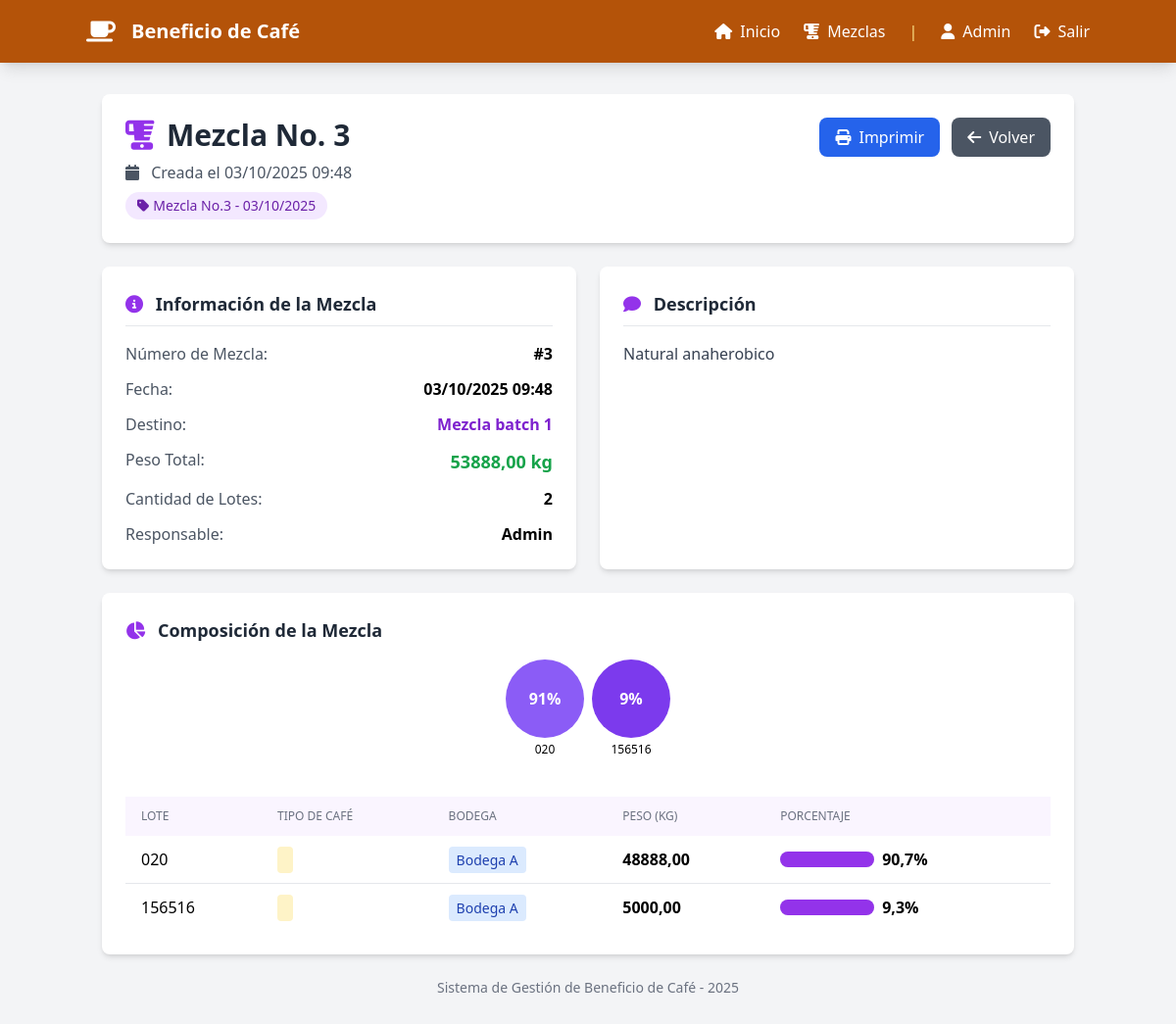
Page /mezclas/3/ (signed in) on the committed database.
### beneficio/models.py (models this page shows, shortened)
class Mezcla(models.Model):
    numero = models.PositiveIntegerField(unique=True)
    fecha = models.DateTimeField(default=timezone.now)
    peso_total_kg = models.DecimalField(max_digits=10, decimal_places=2, default=0)
    descripcion = models.TextField()
    destino = models.CharField(max_length=200)
    responsable = models.ForeignKey(User, on_delete=models.SET_NULL, null=True, related_name='mezclas_responsables')
    created_at = models.DateTimeField(auto_now_add=True)
    class Meta:
        ordering = ['-fecha']

class DetalleMezcla(models.Model):
    mezcla = models.ForeignKey(Mezcla, on_delete=models.CASCADE, related_name='detalles')
    lote = models.ForeignKey(Lote, on_delete=models.CASCADE, related_name='detalles_mezcla')
    peso_kg = models.DecimalField(max_digits=10, decimal_places=2)
    porcentaje = models.DecimalField(max_digits=5, decimal_places=2)
    class Meta:
        unique_together = ['mezcla', 'lote']

class Lote(models.Model):
    ESTADO_CHOICES = [
        ('disponible', 'Disponible'),
        ('en_proceso', 'En Proceso'),
        ('procesado', 'Procesado'),
        ('agotado', 'Agotado'),
    ]
    """Modelo principal para los lotes de café"""
    codigo = models.CharField(max_length=50, unique=True)
    tipo_cafe = models.CharField(max_length=100)
    bodega = models.ForeignKey(Bodega, on_delete=models.CASCADE, related_name='lotes')
    peso_kg = models.DecimalField(max_digits=10, decimal_places=2)
    humedad = models.DecimalField(max_digits=5, decimal_places=2)
    fecha_ingreso = models.DateTimeField()
    proveedor = models.CharField(max_length=200)
    precio_quintal = models.DecimalField(max_digits=10, decimal_places=2)
    observaciones = models.TextField(blank=True, null=True)
    activo = models.BooleanField(default=True)
    created_by = models.ForeignKey(User, on_delete=models.SET_NULL, null=True)
    created_at = models.DateTimeField(auto_now_add=True)
    class Meta:
        ordering = ['-fecha_ingreso']

class Bodega(models.Model):
    OPCIONES_BODEGA = [
        ('A', 'Bodega A'),
        ('B', 'Bodega B'),
        ('C', 'Bodega C'),
        ('D', 'Bodega D'),
    ]
    codigo = models.CharField(max_length=1, choices=OPCIONES_BODEGA, unique=True)
    capacidad_kg = models.DecimalField(max_digits=10, decimal_places=2)
    ubicacion = models.CharField(max_length=200)
    responsable = models.ForeignKey(User, on_delete=models.SET_NULL, null=True, related_name='bodegas')
    class Meta:
        ordering = ['codigo']

### beneficio/views.py (the view)
# urls.py: path('mezclas/<int:pk>/', views.detalle_mezcla, name='detalle_mezcla'),
@login_required
def detalle_mezcla(request, pk):
    mezcla = get_object_or_404(Mezcla, pk=pk)
    detalles = mezcla.detalles.all()
    context = {
        'mezcla': mezcla,
        'detalles': detalles,
    }
    return render(request, 'beneficio/mezclas/detalle.html', context)

### beneficio/templates/beneficio/mezclas/detalle.html (shortened to what this page needs)
<!DOCTYPE html>
<html lang="es">
<head>
    <script src="https://cdn.tailwindcss.com"></script>
    <link rel="stylesheet" href="https://cdnjs.cloudflare.com/ajax/libs/font-awesome/6.4.0/css/all.min.css">
</head>
<body class="bg-gray-100">
    <nav class="bg-amber-700 text-white p-4 shadow-lg no-print">
        <div class="container mx-auto flex justify-between items-center">
            <div class="flex items-center space-x-4">
                <i class="fas fa-coffee text-2xl"></i>
                <h1 class="text-xl font-bold">Beneficio de Café</h1>
            </div>
            <div class="flex items-center space-x-6">
                <a href="{% url 'dashboard' %}" class="hover:text-amber-200">
                    <i class="fas fa-home mr-2"></i>Inicio
                </a>
                <a href="{% url 'lista_mezclas' %}" class="hover:text-amber-200">
                    <i class="fas fa-blender mr-2"></i>Mezclas
                </a>
                <span class="text-amber-200">|</span>
                <span>
                    <i class="fas fa-user mr-2"></i>{{ user.username }}
                </span>
                <a href="{% url 'logout' %}" class="hover:text-amber-200">
                    <i class="fas fa-sign-out-alt mr-2"></i>Salir
                </a>
            </div>
        </div>
    </nav>
    <div class="container mx-auto mt-8 px-4">
        <div class="bg-white rounded-lg shadow-md p-6 mb-6">
            <div class="flex justify-between items-start">
                <div>
                    <h2 class="text-3xl font-bold text-gray-800 flex items-center">
                        <i class="fas fa-blender mr-3 text-purple-600"></i>
                        Mezcla No. {{ mezcla.numero }}
                    </h2>
                    <p class="text-gray-600 mt-2">
                        <i class="fas fa-calendar mr-2"></i>
                        Creada el {{ mezcla.fecha|date:"d/m/Y H:i" }}
                    </p>
                    <span class="inline-block mt-2 px-3 py-1 bg-purple-100 text-purple-800 rounded-full text-sm font-medium">
                        <i class="fas fa-tag mr-1"></i>Mezcla No.{{ mezcla.numero }} - {{ mezcla.fecha|date:"d/m/Y" }}
                    </span>
                </div>
                <div class="flex space-x-3 no-print">
                    <button onclick="window.print()" class="bg-blue-600 text-white px-4 py-2 rounded-lg hover:bg-blue-700 transition">
                        <i class="fas fa-print mr-2"></i>Imprimir
                    </button>
                    <a href="{% url 'lista_mezclas' %}" class="bg-gray-600 text-white px-4 py-2 rounded-lg hover:bg-gray-700 transition">
                        <i class="fas fa-arrow-left mr-2"></i>Volver
                    </a>
                </div>
            </div>
        </div>
        <div class="grid grid-cols-1 lg:grid-cols-2 gap-6 mb-6">
            <div class="bg-white rounded-lg shadow-md p-6">
                <h3 class="text-lg font-semibold text-gray-800 mb-4 border-b pb-2">
                    <i class="fas fa-info-circle mr-2 text-purple-600"></i>
                    Información de la Mezcla
                </h3>
                <div class="space-y-3">
                    <div class="flex justify-between">
                        <span class="text-gray-600">Número de Mezcla:</span>
                        <span class="font-semibold">#{{ mezcla.numero }}</span>
                    </div>
                    <div class="flex justify-between">
                        <span class="text-gray-600">Fecha:</span>
                        <span class="font-semibold">{{ mezcla.fecha|date:"d/m/Y H:i" }}</span>
                    </div>
                    <div class="flex justify-between">
                        <span class="text-gray-600">Destino:</span>
                        <span class="font-semibold text-purple-700">{{ mezcla.destino }}</span>
                    </div>
                    <div class="flex justify-between">
                        <span class="text-gray-600">Peso Total:</span>
                        <span class="font-semibold text-lg text-green-600">{{ mezcla.peso_total_kg|floatformat:2 }} kg</span>
                    </div>
                    <div class="flex justify-between">
                        <span class="text-gray-600">Cantidad de Lotes:</span>
                        <span class="font-semibold">{{ detalles.count }}</span>
                    </div>
                    <div class="flex justify-between">
                        <span class="text-gray-600">Responsable:</span>
                        <span class="font-semibold">{{ mezcla.responsable.username }}</span>
                    </div>
                </div>
            </div>
            <div class="bg-white rounded-lg shadow-md p-6">
                <h3 class="text-lg font-semibold text-gray-800 mb-4 border-b pb-2">
                    <i class="fas fa-comment mr-2 text-purple-600"></i>
                    Descripción
                </h3>
                <p class="text-gray-700">{{ mezcla.descripcion|default:"Sin descripción" }}</p>
            </div>
        </div>
        <div class="bg-white rounded-lg shadow-md p-6 mb-6">
            <h3 class="text-lg font-semibold text-gray-800 mb-4">
                <i class="fas fa-chart-pie mr-2 text-purple-600"></i>
                Composición de la Mezcla
            </h3>
            <div class="mb-6">
                <div class="flex items-center justify-center space-x-2 mb-4 flex-wrap">
                    {% for detalle in detalles %}
                    <div class="text-center mb-4">
                        <div class="w-20 h-20 rounded-full flex items-center justify-center text-white font-bold"
                             style="background-color: {% cycle '#8B5CF6' '#7C3AED' '#6D28D9' '#5B21B6' '#4C1D95' %}">
                            {{ detalle.porcentaje|floatformat:0 }}%
                        </div>
                        <p class="text-xs mt-1">{{ detalle.lote.codigo }}</p>
                    </div>
                    {% endfor %}
                </div>
            </div>
            <div class="overflow-x-auto">
                <table class="min-w-full">
                    <thead class="bg-purple-50">
                        <tr>
                            <th class="px-4 py-3 text-left text-xs font-medium text-gray-500 uppercase">Lote</th>
                            <th class="px-4 py-3 text-left text-xs font-medium text-gray-500 uppercase">Tipo de Café</th>
                            <th class="px-4 py-3 text-left text-xs font-medium text-gray-500 uppercase">Bodega</th>
                            <th class="px-4 py-3 text-left text-xs font-medium text-gray-500 uppercase">Peso (kg)</th>
                            <th class="px-4 py-3 text-left text-xs font-medium text-gray-500 uppercase">Porcentaje</th>
                        </tr>
                    </thead>
                    <tbody class="bg-white divide-y divide-gray-200">
                        {% for detalle in detalles %}
                        <tr class="hover:bg-gray-50">
                            <td class="px-4 py-3">
                                <span class="font-medium">{{ detalle.lote.codigo }}</span>
                            </td>
                            <td class="px-4 py-3">
                                <span class="px-2 py-1 bg-amber-100 text-amber-800 rounded text-sm">
                                </span>
                            </td>
                            <td class="px-4 py-3">
                                <span class="px-2 py-1 bg-blue-100 text-blue-800 rounded text-sm">
                                    Bodega {{ detalle.lote.bodega.codigo }}
                                </span>
                            </td>
                            <td class="px-4 py-3 font-semibold">{{ detalle.peso_kg|floatformat:2 }}</td>
                            <td class="px-4 py-3">
                                <div class="flex items-center">
                                    <div class="w-24 bg-gray-200 rounded-full h-4 mr-2">
                                        <div class="bg-purple-600 h-4 rounded-full" style="width: {{ detalle.porcentaje }}%"></div>
                                    </div>
                                    <span class="font-semibold">{{ detalle.porcentaje|floatformat:1 }}%</span>
                                </div>
                            </td>
                        </tr>
                        {% empty %}
                        <tr>
                            <td colspan="5" class="px-4 py-8 text-center text-gray-500">
                                No hay componentes en esta mezcla
                            </td>
                        </tr>
                        {% endfor %}
                    </tbody>
                </table>
            </div>
        </div>
        <div class="text-center text-gray-500 text-sm mb-8 no-print">
            <p>Sistema de Gestión de Beneficio de Café - {{ mezcla.fecha|date:"Y" }}</p>
        </div>
    </div>
</body>
</html>

### rows in the picture
Mezcla: numero "3", fecha "03/10/2025 09:48", fecha "03/10/2025", destino "Mezcla batch 1", peso_total_kg "53888,00", count "2", responsable.username "Admin", descripcion "Natural anaherobico", fecha "2025"
DetalleMezcla: porcentaje "91", lote.codigo "020", lote.bodega.codigo "A", peso_kg "48888,00", porcentaje "90,7"
DetalleMezcla: porcentaje "9", lote.codigo "156516", lote.bodega.codigo "A", peso_kg "5000,00", porcentaje "9,3"

### other values in the picture
{{ user.username }} "Admin"
